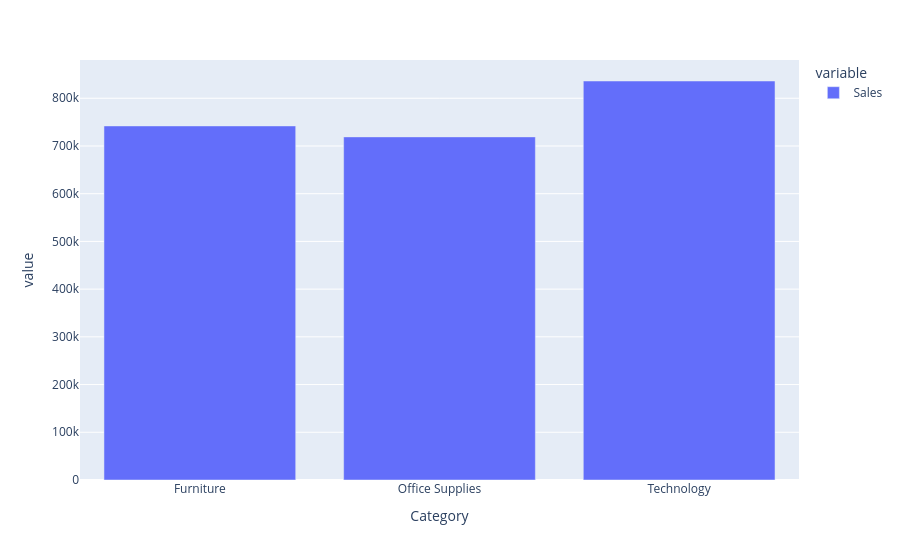

The notebook cell this image was saved under:
### Code cell
fig=px.bar(categoray_based_sales)
fig.show()

### Figure 1 — Plotly figure (JSON) as saved in the notebook; plotly's stock layout.template omitted (floating-point values rounded to 4 significant figures)
{"data": [{"hovertemplate": "variable=Sales<br>Category=%{x}<br>value=%{y}<extra></extra>", "legendgroup": "Sales", "marker": {"color": "#636efa", "pattern": {"shape": ""}}, "name": "Sales", "orientation": "v", "showlegend": true, "textposition": "auto", "x": ["Furniture", "Office Supplies", "Technology"], "xaxis": "x", "y": [742000.0, 719000.0, 836200.0], "yaxis": "y", "type": "bar"}], "layout": {"xaxis": {"anchor": "y", "domain": [0.0, 1.0], "title": {"text": "Category"}}, "yaxis": {"anchor": "x", "domain": [0.0, 1.0], "title": {"text": "value"}}, "legend": {"title": {"text": "variable"}, "tracegroupgap": 0}, "margin": {"t": 60}, "barmode": "relative"}}
